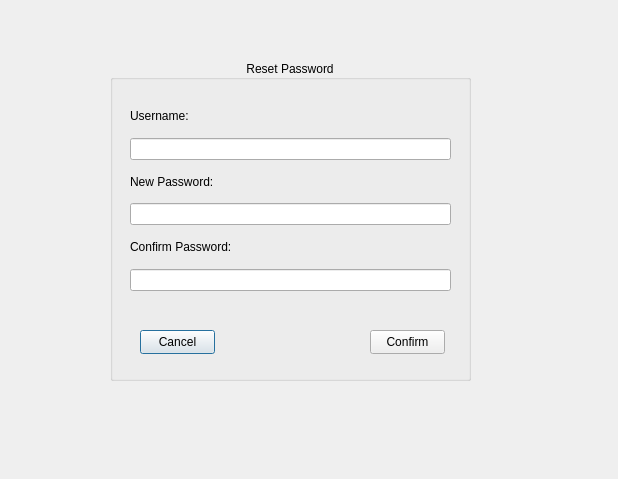
<?xml version="1.0" encoding="UTF-8"?>
<ui version="4.0">
 <class>ForgotPassword</class>
 <widget class="QDialog" name="ForgotPassword">
  <property name="geometry">
   <rect>
    <x>0</x>
    <y>0</y>
    <width>618</width>
    <height>479</height>
   </rect>
  </property>
  <property name="windowTitle">
   <string>Dialog</string>
  </property>
  <widget class="QGroupBox" name="groupBox">
   <property name="geometry">
    <rect>
     <x>110</x>
     <y>60</y>
     <width>361</width>
     <height>321</height>
    </rect>
   </property>
   <property name="title">
    <string>Reset Password</string>
   </property>
   <property name="alignment">
    <set>Qt::AlignmentFlag::AlignCenter</set>
   </property>
   <widget class="QPushButton" name="CancelBtn">
    <property name="geometry">
     <rect>
      <x>30</x>
      <y>270</y>
      <width>75</width>
      <height>24</height>
     </rect>
    </property>
    <property name="text">
     <string>Cancel</string>
    </property>
   </widget>
   <widget class="QPushButton" name="ConfirmBtn">
    <property name="geometry">
     <rect>
      <x>260</x>
      <y>270</y>
      <width>75</width>
      <height>24</height>
     </rect>
    </property>
    <property name="text">
     <string>Confirm</string>
    </property>
   </widget>
   <widget class="QWidget" name="">
    <property name="geometry">
     <rect>
      <x>20</x>
      <y>40</y>
      <width>321</width>
      <height>191</height>
     </rect>
    </property>
    <layout class="QVBoxLayout" name="verticalLayout">
     <item>
      <widget class="QLabel" name="labelUsername">
       <property name="text">
        <string>Username:</string>
       </property>
      </widget>
     </item>
     <item>
      <widget class="QLineEdit" name="lineEditUsername"/>
     </item>
     <item>
      <widget class="QLabel" name="labelPassword">
       <property name="text">
        <string>New Password:</string>
       </property>
      </widget>
     </item>
     <item>
      <widget class="QLineEdit" name="lineEditPassword"/>
     </item>
     <item>
      <widget class="QLabel" name="labelConfirmPass">
       <property name="text">
        <string>Confirm Password:</string>
       </property>
      </widget>
     </item>
     <item>
      <widget class="QLineEdit" name="lineEditConfirmPass"/>
     </item>
    </layout>
   </widget>
  </widget>
 </widget>
 <resources/>
 <connections/>
</ui>
